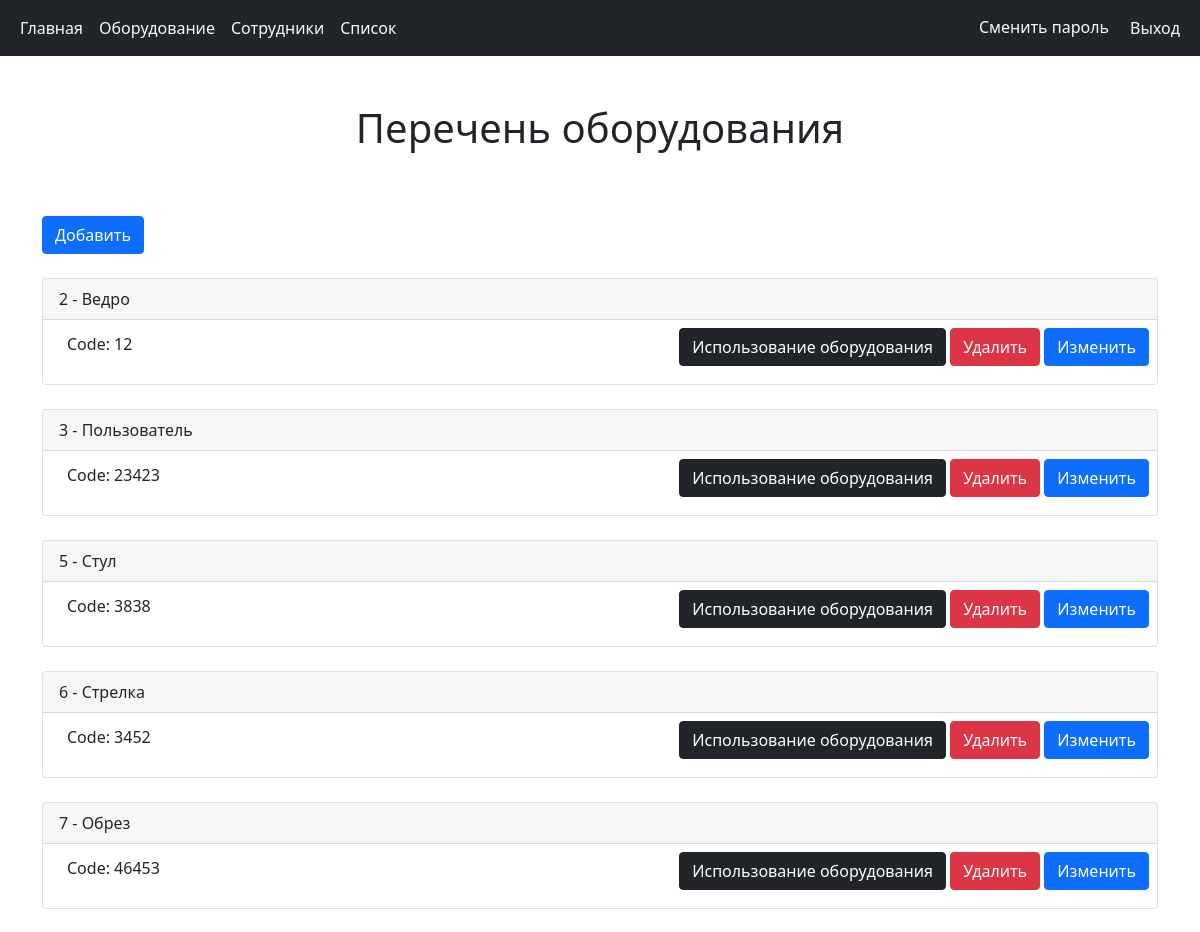
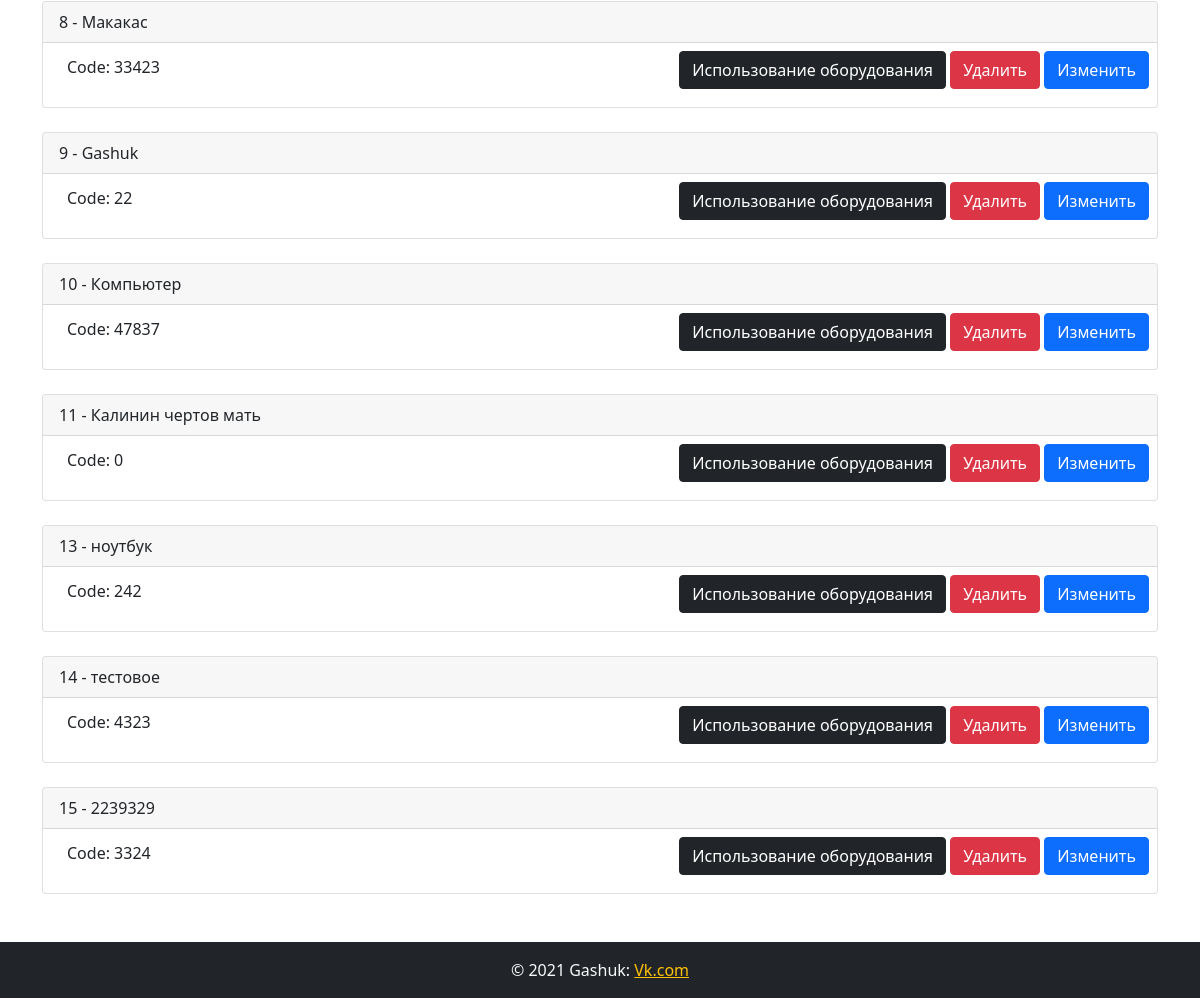
The app's page /equipment.php (signed in) with its own data (2 pictures, top to bottom).
### tables this page shows
CREATE TABLE `equipment` (
  `id` int(11) NOT NULL,
  `name` varchar(50) NOT NULL,
  `code` int(11) NOT NULL,
  `active` tinyint(1) NOT NULL DEFAULT '1'
);

### class/dbClass.php (called while the page is built, shortened)
<?php
class dbClass
{
    public function getAll($who)
    {
        try {
            $db = getDB();
            $stmt = $db->prepare("SELECT * FROM $who");
            $stmt->execute();
            return $stmt->fetchAll(PDO::FETCH_ASSOC);
        } catch (PDOException $e) {
            echo '{"error":{"text":' . $e->getMessage() . '}}';
        }
    }
}

### equipment.php (the view, shortened to what this page needs)
<?php
include('class/dbClass.php');
$ec = new dbClass();
$get = $ec->getAll('equipment');
?>
<? include 'components/header.php' ?>
    <div class="container">
        <h1 class="text-center m-5">Перечень оборудования</h1>
        <button type="button" class="btn btn-primary mt-3 btn-block" data-toggle="modal" data-target="#exampleModal">
            Добавить
        </button>
        <? foreach ($get as $equip): ?>
    <? if ($equip['active'] == 1): ?>
            <div class="card my-4">
                <form action="Add/updateRemove.php" method="POST">
                    <div class="card-header"><?= $equip['id'] ?> - <?= $equip['name'] ?></div>
                    <div class="d-flex justify-content-between p-2">
                        <p class="px-3 py-1">Code: <?= $equip['code'] ?></p>
                        <div>
                            <a href="/spisok.php?FILTER%5Bstaff_id%5D=&FILTER%5Bequipment_id%5D=<?=$equip['id']?>" class="btn btn-dark">Использование оборудования</a>
                            <button type="submit" class="btn btn-danger" name="removeEquip" value="true">Удалить
                            </button>
                            <button type="submit" class="btn btn-primary" name="updateOne" value="true">Изменить
                            </button>
                        </div>
                    </div>
                </form>
            </div>
            <? endif; ?>
        <? endforeach; ?>
    </div>
<? include 'components/footer.php' ?>

### records on screen
equipment: id "2", name "Ведро", code "12"
equipment: id "3", name "Пользователь", code "23423"
equipment: id "5", name "Стул", code "3838"
equipment: id "6", name "Стрелка", code "3452"
equipment: id "7", name "Обрез", code "46453"
equipment: id "8", name "Макакаc", code "33423"
equipment: id "9", name "Gashuk", code "22"
equipment: id "10", name "Компьютер", code "47837"
equipment: id "11", name "Калинин чертов мать", code "0"
equipment: id "13", name "ноутбук", code "242"
equipment: id "14", name "тестовое", code "4323"
equipment: id "15", name "2239329", code "3324"
